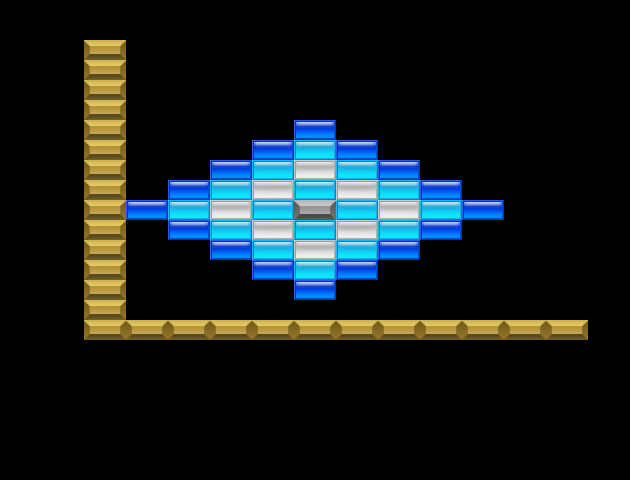

A level layout from a 2D game, rendered from its tile map. Below: a short description, then the map file with tile-grid data replaced by summaries:
An orthogonal 15x24 tile map with 42x20 px tiles, 10 tile layers (red, yellow, blue, green, ...).

<map version="1.5" tiledversion="1.7.2" orientation="orthogonal" renderorder="left-down" width="15" height="24" tilewidth="42" tileheight="20" infinite="0" nextlayerid="12" nextobjectid="1">
 <tileset firstgid="1" name="sprites" tilewidth="42" tileheight="20" spacing="16" tilecount="420" columns="15">
  <image source="sprites/sprites.png" width="880" height="1024" />
 </tileset>
 <layer id="1" name="red" width="15" height="24">
  <data>[360 cells, 0 non-empty, 0 distinct tile ids]</data>
 </layer>
 <layer id="2" name="yellow" width="15" height="24">
  <data>[360 cells, 0 non-empty, 0 distinct tile ids]</data>
 </layer>
 <layer id="3" name="blue" width="15" height="24">
  <data>[360 cells, 16 non-empty, 1 distinct tile ids]</data>
 </layer>
 <layer id="5" name="green" width="15" height="24">
  <data>[360 cells, 0 non-empty, 0 distinct tile ids]</data>
 </layer>
 <layer id="9" name="white" width="15" height="24">
  <data>[360 cells, 8 non-empty, 1 distinct tile ids]</data>
 </layer>
 <layer id="10" name="orange" width="15" height="24">
  <data>[360 cells, 0 non-empty, 0 distinct tile ids]</data>
 </layer>
 <layer id="11" name="cyan" width="15" height="24">
  <data>[360 cells, 16 non-empty, 1 distinct tile ids]</data>
 </layer>
 <layer id="6" name="silver" width="15" height="24">
  <data>[360 cells, 1 non-empty, 1 distinct tile ids]</data>
 </layer>
 <layer id="7" name="gold" width="15" height="24">
  <data>[360 cells, 26 non-empty, 1 distinct tile ids]</data>
 </layer>
 <layer id="8" name="magenta" width="15" height="24">
  <data>[360 cells, 0 non-empty, 0 distinct tile ids]</data>
 </layer>
</map>
